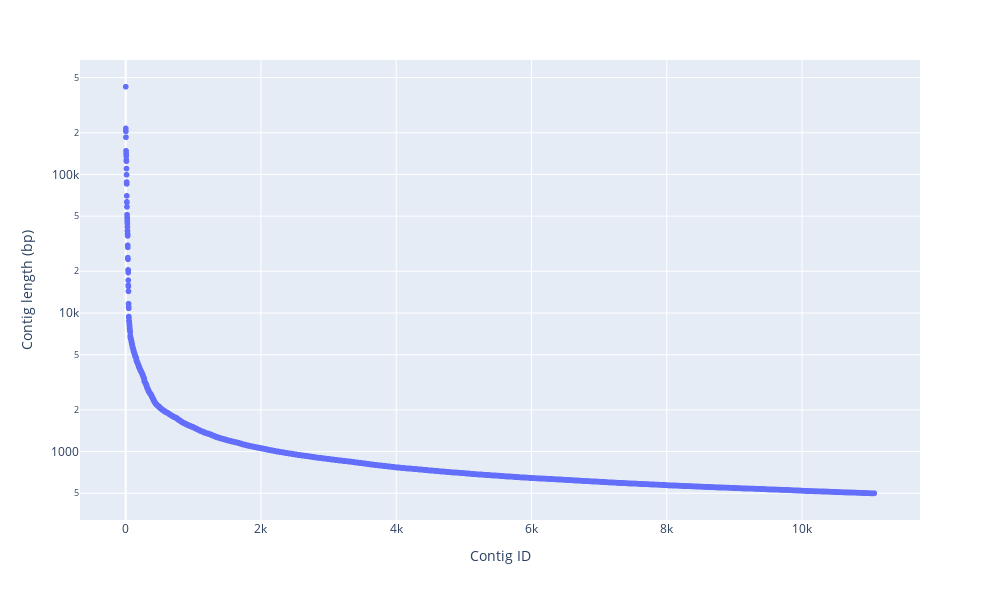

This figure's notebook cell:
### Markdown cell above
### What is the distribution of contig lengths?

Here, we can see that for contigs that are at least 500bp long, as their length increases, the number of contigs decreases superexponentially (note: the y-axis is shown as a log scale). 

The majority of contigs are less than 1000bp long and the longest contig is ~430kbp long, almost double the length of the next longest contig.

### Code cell
# Filter to keep contigs that are at least 500 bp long
contig_df = df[df['length'] >= 500].copy()
contig_df['index'] = contig_df.index

# Generate an interactive plot of the contig length distribution
# Plot the contig ID (x-axis) against the contig length (y-axis)
# Use a log scale for the y-axis so that the contigs are more easily visible
fig = px.scatter(contig_df, x='index', y='length', log_y=True, hover_data={'length': ':,.0f', 'index': ':,.0f'}, width=1000, height=600)
fig.update_xaxes(title_text='Contig ID')
fig.update_yaxes(title_text='Contig length (bp)')
fig.show()

### Figure 1 — Plotly figure (JSON) as saved in the notebook; plotly's stock layout.template omitted (floating-point values rounded to 4 significant figures; data arrays with more than 128 entries replaced by an {"elided": "..."} marker saying what was removed)
{"data": [{"hovertemplate": "index=%{x:,.0f}<br>length=%{y:,.0f}<extra></extra>", "legendgroup": "", "marker": {"color": "#636efa", "symbol": "circle"}, "mode": "markers", "name": "", "showlegend": false, "type": "scattergl", "x": {"elided": "11068 int values"}, "xaxis": "x", "y": {"elided": "11068 int values"}, "yaxis": "y"}], "layout": {"height": 600, "legend": {"tracegroupgap": 0}, "margin": {"t": 60}, "width": 1000, "xaxis": {"anchor": "y", "domain": [0, 1], "title": {"text": "Contig ID"}}, "yaxis": {"anchor": "x", "domain": [0, 1], "title": {"text": "Contig length (bp)"}, "type": "log"}}}
